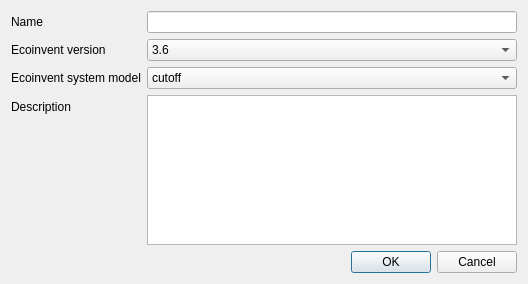
<?xml version="1.0" encoding="UTF-8"?>
<ui version="4.0">
 <class>Dialog</class>
 <widget class="QDialog" name="Dialog">
  <property name="geometry">
   <rect>
    <x>0</x>
    <y>0</y>
    <width>528</width>
    <height>284</height>
   </rect>
  </property>
  <property name="windowTitle">
   <string>Create New Recipe...</string>
  </property>
  <layout class="QGridLayout" name="gridLayout">
   <item row="0" column="0">
    <layout class="QFormLayout" name="formLayout">
     <item row="0" column="0">
      <widget class="QLabel" name="label">
       <property name="text">
        <string>Name</string>
       </property>
      </widget>
     </item>
     <item row="0" column="1">
      <widget class="QLineEdit" name="name"/>
     </item>
     <item row="1" column="0">
      <widget class="QLabel" name="label_2">
       <property name="text">
        <string>Ecoinvent version</string>
       </property>
      </widget>
     </item>
     <item row="2" column="0">
      <widget class="QLabel" name="label_3">
       <property name="text">
        <string>Ecoinvent system model</string>
       </property>
      </widget>
     </item>
     <item row="3" column="0">
      <widget class="QLabel" name="label_4">
       <property name="text">
        <string>Description</string>
       </property>
      </widget>
     </item>
     <item row="1" column="1">
      <widget class="QComboBox" name="ecoinvent_version">
       <item>
        <property name="text">
         <string>3.6</string>
        </property>
       </item>
       <item>
        <property name="text">
         <string>3.5</string>
        </property>
       </item>
       <item>
        <property name="text">
         <string>3.4</string>
        </property>
       </item>
       <item>
        <property name="text">
         <string>3.3</string>
        </property>
       </item>
       <item>
        <property name="text">
         <string>3.2</string>
        </property>
       </item>
       <item>
        <property name="text">
         <string>3.1</string>
        </property>
       </item>
       <item>
        <property name="text">
         <string>3.01</string>
        </property>
       </item>
      </widget>
     </item>
     <item row="2" column="1">
      <widget class="QComboBox" name="ecoinvent_system_model">
       <item>
        <property name="text">
         <string>cutoff</string>
        </property>
       </item>
       <item>
        <property name="text">
         <string>apos</string>
        </property>
       </item>
       <item>
        <property name="text">
         <string>consequential</string>
        </property>
       </item>
      </widget>
     </item>
     <item row="3" column="1">
      <widget class="QTextEdit" name="description"/>
     </item>
    </layout>
   </item>
   <item row="1" column="0">
    <widget class="QDialogButtonBox" name="buttonBox">
     <property name="orientation">
      <enum>Qt::Horizontal</enum>
     </property>
     <property name="standardButtons">
      <set>QDialogButtonBox::Cancel|QDialogButtonBox::Ok</set>
     </property>
    </widget>
   </item>
  </layout>
 </widget>
 <resources/>
 <connections>
  <connection>
   <sender>buttonBox</sender>
   <signal>accepted()</signal>
   <receiver>Dialog</receiver>
   <slot>accept()</slot>
   <hints>
    <hint type="sourcelabel">
     <x>248</x>
     <y>254</y>
    </hint>
    <hint type="destinationlabel">
     <x>157</x>
     <y>274</y>
    </hint>
   </hints>
  </connection>
  <connection>
   <sender>buttonBox</sender>
   <signal>rejected()</signal>
   <receiver>Dialog</receiver>
   <slot>reject()</slot>
   <hints>
    <hint type="sourcelabel">
     <x>316</x>
     <y>260</y>
    </hint>
    <hint type="destinationlabel">
     <x>286</x>
     <y>274</y>
    </hint>
   </hints>
  </connection>
 </connections>
</ui>
